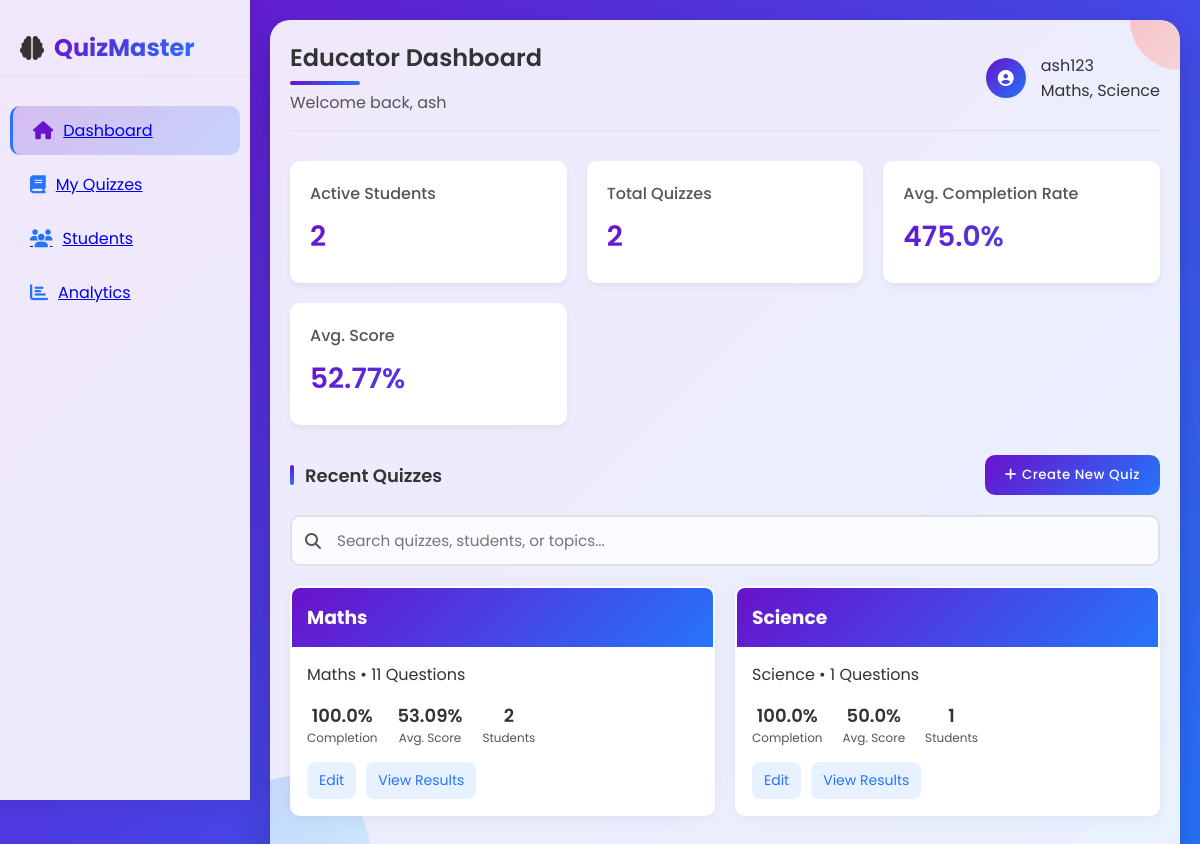
Screenshot of /educator/dashboard/ (signed in) with the database file from the repository.
### Educators/models.py (models this page shows, shortened)
class Educator(models.Model):
    user = models.OneToOneField(User, on_delete=models.CASCADE)
    subject_specialization = models.CharField(default="",max_length=255)
    experience = models.IntegerField(default=0)
    joined_date = models.DateTimeField(auto_now_add=True)

### Admin/models.py (models this page shows, shortened)
class User(AbstractUser):
    GENDER_CHOICES = (
    ('Male', 'Male'),
    ('Female', 'Female'),
    ('Other', 'Other'),
    )
    email = models.EmailField(unique=True)
    name= models.CharField(max_length=100,default="")
    dob = models.DateField(null=True, blank=True)
    gender = models.CharField(max_length=10, choices=GENDER_CHOICES, null=True, blank=True)
    address = models.TextField(blank=True)
    role = models.CharField(max_length=10, choices=[('student', 'Student'), ('educator', 'Educator'), ('admin', 'Admin')])
    USERNAME_FIELD = 'email'  # Use email for login instead of username
    REQUIRED_FIELDS = ['username']

### Quizzes/models.py (models this page shows)
class Quiz(models.Model):
    title = models.CharField(max_length=255)
    educator = models.ForeignKey(Educator, on_delete=models.CASCADE)
    created_at = models.DateTimeField(auto_now_add=True)
    subject = models.CharField(max_length=100, default='General')
    def __str__(self):
        return self.title

### Educators/views.py (the view)
# urls.py: path('educator/dashboard/', educator_dashboard, name='educator_dashboard'),
def educator_dashboard(request):
    educator = Educator.objects.get(user=request.user)
    quizzes = Quiz.objects.filter(educator=educator).annotate(
        students_count1=Count('studentquizattempt__student', distinct=True),
        students_count=Count('studentquizattempt', distinct=True),
        num_questions=Count('question',distinct=True),
        avg_score=Avg('studentquizattempt__score')
    )
    for quiz in quizzes:
        print(quiz)
        total_attempts = StudentQuizAttempt.objects.filter(quiz=quiz).count()
        total_students = quiz.students_count or 1  # Avoid division by zero
        quiz.completion_rate = round((total_attempts / total_students) * 100, 2) if total_attempts else 0
        quiz.avg_score = round(quiz.avg_score or 0, 2)
    students_attempts = StudentQuizAttempt.objects.filter(quiz__educator=educator)
    total_students = students_attempts.values('student').distinct().count()
    total_quizzes = quizzes.count()
    avg_completion_rate = students_attempts.exclude(score__isnull=True).count() / max(total_students * total_quizzes, 1) * 100
    avg_score = students_attempts.exclude(score__isnull=True).aggregate(avg_score=Avg('score'))['avg_score'] or 0
    stats = {
        'total_students': total_students,
        'total_quizzes': total_quizzes,
        'avg_completion_rate': round(avg_completion_rate, 2),
        'avg_score': round(avg_score, 2),
    }
    print(quizzes)
    return render(request, 'educators/dashboard.html', {
        'quizzes': quizzes,
        'stats': stats,
        'educator': educator
    })

### templates/educators/dashboard.html (shortened to what this page needs)
<!DOCTYPE html>
<html lang="en">
<head>
        <link rel="stylesheet" href="https://cdnjs.cloudflare.com/ajax/libs/font-awesome/6.5.1/css/all.min.css">
    <link rel="stylesheet" href="/templates/educators/css/styles(1).css">
</head>
{% load static %}
<body>
    <div class="dashboard">
        <div class="sidebar">
            <div class="logo">
                <i class="fas fa-brain"></i>
                <span>QuizMaster</span>
            </div>
            <a href="{% url 'educator_dashboard' %}" class="nav-item active">
                <i class="fas fa-home"></i>
                <span>Dashboard</span>
            </a>
            <a href="{% url 'edu_quizzes' %}" class="nav-item">
                <i class="fas fa-book"></i>
                <span>My Quizzes</span>
            </a>
            <a href="{% url 'Students_board' %}" class="nav-item">
                <i class="fas fa-users"></i>
                <span>Students</span>
            </a>
            <a href="{% url 'educator_analytics' %}" class="nav-item">
                <i class="fas fa-chart-bar"></i>
                <span>Analytics</span>
            </a>
        </div>
        <div class="content">
            <div class="header">
                <div class="header-title">
                    <h1>Educator Dashboard</h1>
                    <p>Welcome back, {{ educator.user.name }}</p>
                </div>
                <div class="user-menu">
                    <div class="avatar fas fa-user-circle profile-icon">{{ educator_initials }}</div>
                    <div class="user-info">
                        <div class="user-name">{{ educator.user.username }}</div>
                        <div class="user-role">{{ educator.subject_specialization }}</div>
                    </div>
                </div>
            </div>
            <div class="stats-container">
                <div class="stat-card">
                    <h3>Active Students</h3>
                    <div class="value">{{ stats.total_students }}</div>
                </div>
                <div class="stat-card">
                    <h3>Total Quizzes</h3>
                    <div class="value">{{ stats.total_quizzes }}</div>
                </div>
                <div class="stat-card">
                    <h3>Avg. Completion Rate</h3>
                    <div class="value">{{ stats.avg_completion_rate }}%</div>
                </div>
                <div class="stat-card">
                    <h3>Avg. Score</h3>
                    <div class="value">{{ stats.avg_score }}%</div>
                </div>
            </div>
            <div class="section-header">
                <div class="section-title">Recent Quizzes</div>
                <button class="btn" onclick="window.location.href='/create-quiz/'">
                    <i class="fas fa-plus"></i> Create New Quiz
                </button>
            </div>
            <div class="search-container">
                <i class="fas fa-search"></i>
                <input type="text" placeholder="Search quizzes, students, or topics...">
            </div>
            <div class="quiz-grid">
                {% for quiz in quizzes %}
                <div class="quiz-card">
                    <div class="quiz-header">
                        <h3>{{ quiz.title }}</h3>
                    </div>
                    <div class="quiz-body">
                        <p>{{ quiz.title }} • {{ quiz.num_questions }} Questions</p>
                        <div class="quiz-stats">
                            <div class="quiz-stat">
                                <div class="value">{{ quiz.completion_rate }}%</div>
                                <div class="label">Completion</div>
                            </div>
                            <div class="quiz-stat">
                                <div class="value">{{ quiz.avg_score }}%</div>
                                <div class="label">Avg. Score</div>
                            </div>
                            <div class="quiz-stat">
                                <div class="value">{{ quiz.students_count1 }}</div>
                                <div class="label">Students</div>
                            </div>
                        </div>
                        <div class="quiz-actions">
                            <a href="{% url 'edit_quiz' quiz.id %}"><button>Edit</button></a>
                            <a href="{% url 'view_results' quiz.id %}"><button>View Results</button></a>
                        </div>
                    </div>
                </div>
                {% empty %}
                <p>No quizzes available.</p>
                {% endfor %}
            </div>
        </div>
    </div>
</body>
</html>

### rows the page displays
Educator: user.name "ash", user.username "ash123", subject_specialization "Maths, Science"
Quiz: title "Maths", num_questions "11", completion_rate "100.0", avg_score "53.09", students_count1 "2"
Quiz: title "Science", num_questions "1", completion_rate "100.0", avg_score "50.0", students_count1 "1"

### other values shown
{{ stats.total_students }} "2"
{{ stats.total_quizzes }} "2"
{{ stats.avg_completion_rate }} "475.0"
{{ stats.avg_score }} "52.77"
